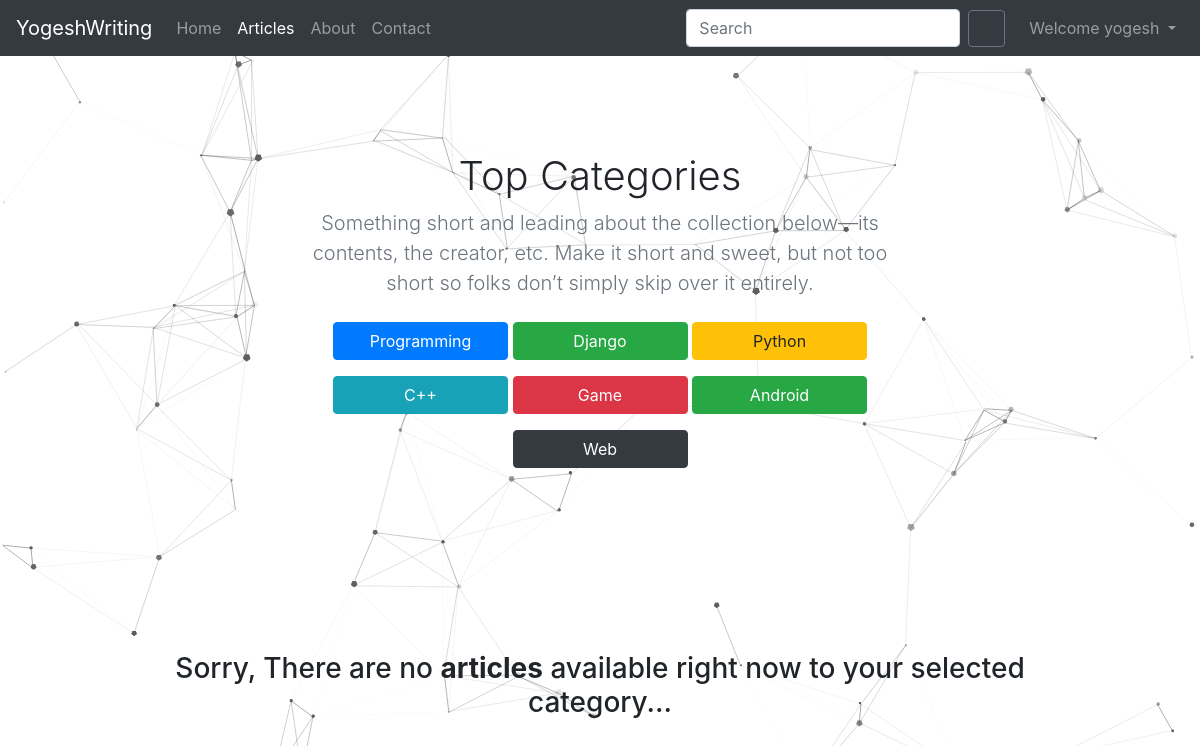
The page /articles/programming/ (signed in) on the database its author committed.
### Dope_blog/models.py (models this page shows, shortened)
class Category(models.Model):
    category = models.CharField(max_length=254)
    colour = models.CharField(max_length=254, choices=COLOUR_CHOICES)
    image = models.ImageField(
        upload_to='blog/images/', default='blog/images/defaultforcat.png', null=True, blank=True)
    decs = models.CharField(max_length=255, default='')

### Dope_blog/views.py (the view)
# urls.py: path('articles/<str:category>/', views.articles, name='articles'),
def articles(request, category):
    categories = Category.objects.all()
    if category == 'all':
        allposts = Post.objects.all()
    else:
        allposts = Post.objects.filter(topic__icontains=category)
    page = request.GET.get('page', 1)
    paginator = Paginator(allposts, 12)
    try:
        posts = paginator.page(page)
    except PageNotAnInteger:
        posts = paginator.page(1)
    except EmptyPage:
        posts = paginator.page(paginator.num_pages)
    return render(request, 'Dope_blog/articles.html', {'posts': posts, 'categories': categories,'category':category })

### templates/Dope_blog/articles.html (shortened to what this page needs)
{% extends 'Dope_blog/base.html' %}
{% load static %}
{% load social_share %}
{% block stylesheet %}
<link href="{% static 'Dope_blog/css/articles.css' %}" rel="stylesheet">
{% endblock %}
{% block articleactive %} active {% endblock articleactive %}
{% block body %}
<main role="main">
    <div class="jumbotron text-center bg-transparent">
        <div class="container bg-transparent">
            <h1>Top Categories</h1>
            <p class="lead text-muted">Something short and leading about the collection below—its contents, the creator, etc. Make it short and sweet, but not too short so folks don’t simply skip over it entirely.</p>
            <p class="categor">
                {% for cat in categories %}
                <a href="/articles/{{cat.category}}" class="btn btn-{{cat.colour}} my-2" style="width: 175px;">{{cat.category|title}}</a>
                {% endfor %}
            </p>
        </div>
    </div>
    <div id="particles-js"></div>
    <div class="album py-5">
        <div class="container">
            <div class="row">
                {% if posts %}
                {% for post in posts %}
                <div class="col-md-4">
                    <div class="card mb-4 shadow-sm " style="height: 400px;">
                       {% if post.thumbnail %}
                       <div class="embed-responsive embed-responsive-16by9">
                            <img alt="Card image cap" class="card-img-top embed-responsive-item" src="/media/{{post.thumbnail}}" width="100%" height="200"/>
                             </div>
                       {% else %}
                       <svg class="bd-placeholder-img card-img-top" width="100%" height="180" xmlns="http://www.w3.org/2000/svg" preserveAspectRatio="xMidYMid slice" focusable="false" role="img" aria-label="Placeholder: Thumbnail"><title>Placeholder</title><rect width="100%" height="180" fill="#55595c"/><text x="50%" y="50%" fill="#eceeef" dy=".3em">Thumbnail</text></svg>
                       {% endif %}
                        <div class="card-body">
                            <p class="card-text">{{post.title|slice:"0:180"}} . . .</p>
                            <div class="d-flex justify-content-between align-items-bottom">
                                <div class="btn-group" style="position: absolute;bottom: 10px;">
                                    <a type="button" href="{{post.get_absolute_url}}" class="btn btn-sm btn-outline-secondary">View</a>
                                    <button type="button" class="btn btn-sm btn-outline-secondary" data-toggle="modal" data-target="#exampleModalCenter{{post.id}}">Share</button>
                                    <div class="modal fade" id="exampleModalCenter{{post.id}}" tabindex="-1" role="dialog" aria-labelledby="exampleModalCenterTitle" aria-hidden="true">
                                        <div class="modal-dialog modal-dialog-centered" role="document">
                                            <div class="modal-content">
                                                <div class="modal-header">
                                                    <h5 class="modal-title" id="exampleModalCenterTitle">Share</h5>
                                                    <button type="button" class="close" data-dismiss="modal" aria-label="Close">
                                                        <span aria-hidden="true">&times;</span>
                                                    </button>
                                                </div>
                                                <div class="modal-body ">
                                                    <ul class="social-icons row">
                                                        <li class="col-6 share share-fb"><h6>{% post_to_facebook post.get_absolute_url "Post to Facebook!" %}</h6></li>
                                                        <li class="col-6 share share share-tw"><h6>{% post_to_twitter "New Article: {{post.title}}. Check it out!" post.get_absolute_url "Post to Twitter" %}</h6></li>
                                                        <li class="col-6 share share-em"><h6>{% send_email post.title "New Article: {{post.title}}. Check it out!" post.get_absolute_url "Share via email" %}</h6></li>
                                                        <li class="col-6 share share-wa"><h6>{% post_to_whatsapp post.get_absolute_url "Share via WhatsApp" %}</h6></li>
                                                        <li class="col-6 share share-rd"><h6>{% post_to_reddit "New article: {{post.title}}" post.get_absolute_url %}</h6></li>
                                                        <li class="col-6 share share-tg"><h6>{% post_to_telegram "New article: {{post.title}}" post.get_absolute_url %}</h6></li>
                                                    </ul>
                                                <!--     <ul class="social-icons">
                                                        <li class="btn-social"><span href="#" class="fa fa-facebook btn-social btn-facebook"></span></li>
                                                        <li class="btn-social"><a href="#" class="fa fa-twitter btn-twitter"></a></li>
                                                        <li class="btn-social"><a href="#" class="fa fa-linkedin btn-linkedin"></a></li>
                                                        <li class="btn-social"><a href="#" class="fa fa-google-plus btn-google-plus"></a></li>
                                                        <li class="btn-social"><a href="#" class="fa fa-pinterest btn-pinterest"></a></li>
                                                        <li class="btn-social"><a href="#" class="fa fa-reddit btn-reddit"></a></li>
                                                        <li class="btn-social"><a href="#" class="fa fa-dropbox btn-dropbox"></a></li>
                                                     </ul> -->
                                                </div>
                                                <div class="modal-footer">
                                                    <button type="button" class="btn btn-secondary" data-dismiss="modal">Close</button>
                                                </div>
                                            </div>
                                        </div>
                                    </div>
                                </div>
                                <small class="text-muted" style="position: absolute;bottom: 15px; right: 25px">{{post.timestamp}}</small>
                            </div>
                        </div>
                    </div>
                </div>
                {% endfor %}
                {% else %}
                <div class="text-center">
                    <h3>Sorry, There are no <b>articles</b> available right now to your selected category... </h3>
                </div>
                {% endif %}
            </div>
            <br>
        </div>
    </div>
</main>
{% endblock body %}

### templates/Dope_blog/base.html (shortened to what this page needs)
{% load static %}
{% load social_share %}
{% load form_tags widget_tweaks %}
{% load widget_tweaks %}
{% load crispy_forms_tags %}
<!doctype html>
<html lang="en">
<head>
</head>
<link rel="stylesheet" href="{% static '/Dope_blog/css/bootstrap.min.css' %}">
<link href="{% static '/Dope_blog/css/formvalidation.css' %}" rel="stylesheet">
{% block stylesheet %}{% endblock %}
<nav class="navbar navbar-expand-md navbar-dark {% block navbarclass %}{% endblock %} bg-dark">
    <a class="navbar-brand" href="/">YogeshWriting</a>
    <div class="collapse navbar-collapse" id="navbarCollapse">
        <ul class="navbar-nav mr-auto">
            <li class="nav-item {% block homeactive %} {% endblock homeactive %}">
                <a class="nav-link" href="/">Home</a>
            </li>
            <li class="nav-item {% block articleactive %} {% endblock articleactive %}">
                <a class="nav-link" href="/articles/all">Articles</a>
            </li>
            <li class="nav-item {% block aboutactive %} {% endblock aboutactive %}">
                <a class="nav-link" href="/about">About</a>
            </li>
            <li class="nav-item {% block contactactive %} {% endblock contactactive %}">
                <a class="nav-link" href="/contact">Contact</a>
            </li>
        </ul>
        <form method="get" action="/search" class="form-inline mt-2 mt-md-0 mr-3">{% csrf_token %}
            <input class="form-control mr-sm-2" type="text" name="query" placeholder="Search" aria-label="Search" required>
            <button type="submit" class="btn btn-outline-secondary" style="height:37px;width:37px"></button>
        </form>
        {% if user.is_authenticated %}
        <div class="btn-group">
             <ul class="navbar-nav">
            <li class="nav-item {% block accountactive %} {% endblock accountactive %}">
            <a  class="nav-link dropdown-toggle" data-toggle="dropdown" aria-haspopup="true" aria-expanded="false" >
                Welcome {{request.user}}
            </a>
             </li>
              </ul>
        </div>
        {% endif %}
    </div>
</nav>
{% block body %}{% endblock body %}
</html>

### static/Dope_blog/css/formvalidation.css (style rules this page uses)
.container { max-width: 960px; }

### static/Dope_blog/css/articles.css (style rules this page uses)
@media (min-width: 768px) { .jumbotron { padding-top: 6rem; padding-bottom: 6rem; } }
#particles-js { position: fixed; top:0; right:0; bottom:0; left:0; z-index:-1; opacity: 1 }
.jumbotron p:last-child { margin-bottom: 0; }
.jumbotron h1 { font-weight: 300; }
.jumbotron .container { max-width: 40rem; }

### rows shown on the page
Category: category "Programming"
Category: category "Django"
Category: category "Python"
Category: category "C++"
Category: category "Game"
Category: category "Android"
Category: category "Web"

### other values the page prints
{{ request.user }} "yogesh"
